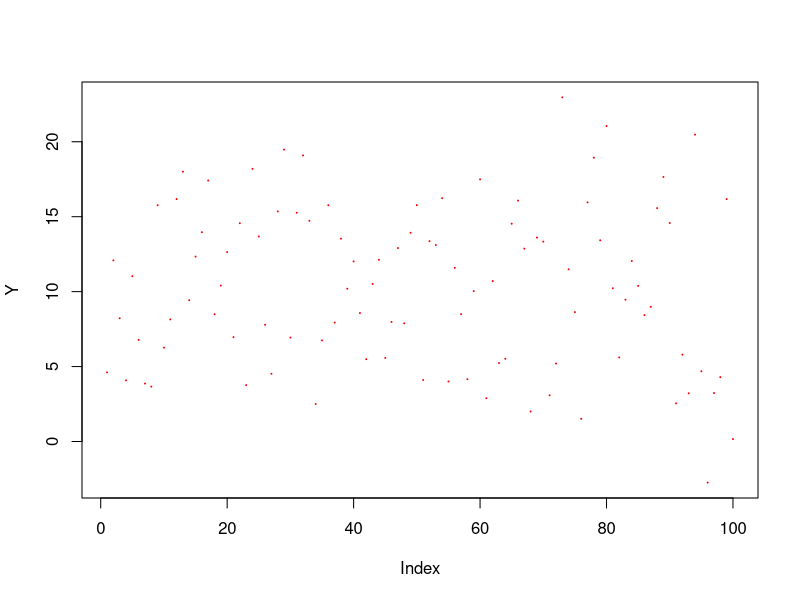

The R script that drew this image:
#Basic Manipulations

3*(23-7) #R directly computes the result
1:5 # The colon is used to obtain a sequence of numbers

c(2,5,4,3,-2) # The function c creates a vector
c("Robert",1,"Joe",4)

x = c(2,5,4,3,-2) # To store an object you must assign a name to it
x # Visualizing the vector x
x[c(1,3)] # Selects part of the vector
x[-c(1,3)]

length(x)
exp(x) # Note that R works vectorially

x < 4 # Logical operator
x ==4
x[x<4]
sum(x<4)

moy.x = mean(x) # Name convention

y=1:5
z = rep(11, times=4) 
x+y
c(y,z,4,10) # Combining vectors and numbers

Y = rnorm(100,mean=10,sd=sort(5)) # Generates a random vector from a normal distribution
plot(Y,type="p",col='red',pch = 19, cex = 0.1) # Graphical representation of Y with red points
x1 = rbinom(100,8,0.5) # Generates random numbers from a binomial distribution
x2 = rpois(100,2) # Generates random numbers from a Poisson distribution
x3 = Y + rnorm(100,0.5)

model = lm(Y ~ x1 + x2 + x3) # Performs a simple linear regression
summary(model) # Shows the results of this regression

help(plot) # Shows the help of the called function

ls() # Shows the objects created

rm() # Deletes the object

#path = "//"
#weights = read.table(paste)